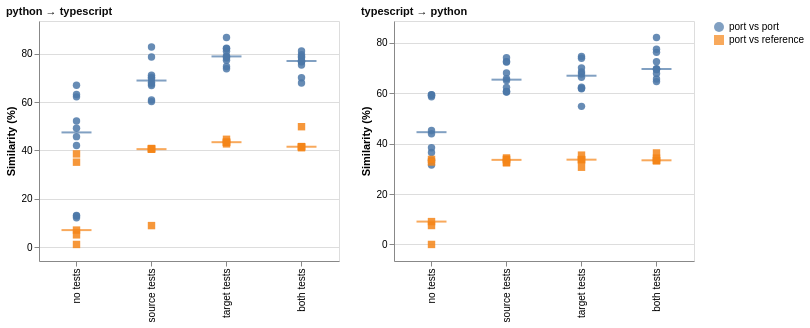

Specify this chart in Vega-Lite:
### Vega-Lite specification from a JSON file in a GitHub repository (floating-point values rounded to 4 significant figures)
{"config": {"view": {"continuousWidth": 300, "continuousHeight": 300}}, "concat": [{"layer": [{"mark": {"type": "tick", "color": "#0b0b0b", "opacity": 0.7, "size": 30, "thickness": 2}, "encoding": {"color": {"field": "series", "title": null, "type": "nominal"}, "x": {"field": "condition", "sort": ["no tests", "source tests", "target tests", "both tests"], "title": null, "type": "nominal"}, "y": {"aggregate": "median", "field": "value", "scale": {"domain": [-5.642, 93.47], "nice": false}, "title": "Similarity (%)", "type": "quantitative"}}}, {"mark": {"type": "point", "filled": true, "opacity": 0.85, "size": 55}, "encoding": {"color": {"field": "series", "title": null, "type": "nominal"}, "shape": {"field": "series", "title": null, "type": "nominal"}, "x": {"field": "condition", "sort": ["no tests", "source tests", "target tests", "both tests"], "title": null, "type": "nominal"}, "y": {"field": "value", "scale": {"domain": [-5.642, 93.47], "nice": false}, "title": "Similarity (%)", "type": "quantitative"}}}], "data": {"name": "data-e6aa3f49f2db3a94f8f39fda8d3e4c68"}, "height": 240, "title": {"text": "python → typescript", "anchor": "start", "color": "#0b0b0b", "fontSize": 11}, "width": 300}, {"layer": [{"mark": {"type": "tick", "color": "#0b0b0b", "opacity": 0.7, "size": 30, "thickness": 2}, "encoding": {"color": {"field": "series", "title": null, "type": "nominal"}, "x": {"field": "condition", "sort": ["no tests", "source tests", "target tests", "both tests"], "title": null, "type": "nominal"}, "y": {"aggregate": "median", "field": "value", "scale": {"domain": [-6.564, 88.61], "nice": false}, "title": "Similarity (%)", "type": "quantitative"}}}, {"mark": {"type": "point", "filled": true, "opacity": 0.85, "size": 55}, "encoding": {"color": {"field": "series", "title": null, "type": "nominal"}, "shape": {"field": "series", "title": null, "type": "nominal"}, "x": {"field": "condition", "sort": ["no tests", "source tests", "target tests", "both tests"], "title": null, "type": "nominal"}, "y": {"field": "value", "scale": {"domain": [-6.564, 88.61], "nice": false}, "title": "Similarity (%)", "type": "quantitative"}}}], "data": {"name": "data-dc1d9f8333eda7fd932d26824e03eafc"}, "height": 240, "title": {"text": "typescript → python", "anchor": "start", "color": "#0b0b0b", "fontSize": 11}, "width": 300}], "columns": 2, "$schema": "https://vega.github.io/schema/vega-lite/v6.4.1.json", "datasets": {"data-e6aa3f49f2db3a94f8f39fda8d3e4c68": [{"condition": "no tests", "series": "port vs port", "value": 62.14}, {"condition": "no tests", "series": "port vs port", "value": 52.15}, {"condition": "no tests", "series": "port vs port", "value": 13.18}, {"condition": "no tests", "series": "port vs port", "value": 66.95}, {"condition": "no tests", "series": "port vs port", "value": 42.03}, {"condition": "no tests", "series": "port vs port", "value": 12.18}, {"condition": "no tests", "series": "port vs port", "value": 63.1}, {"condition": "no tests", "series": "port vs port", "value": 49.2}, {"condition": "no tests", "series": "port vs port", "value": 45.72}, {"condition": "no tests", "series": "port vs port", "value": 12.95}, {"condition": "source tests", "series": "port vs port", "value": 69.61}, {"condition": "source tests", "series": "port vs port", "value": 82.77}, {"condition": "source tests", "series": "port vs port", "value": 67.42}, {"condition": "source tests", "series": "port vs port", "value": 66.8}, {"condition": "source tests", "series": "port vs port", "value": 70.28}, {"condition": "source tests", "series": "port vs port", "value": 60.83}, {"condition": "source tests", "series": "port vs port", "value": 78.57}, {"condition": "source tests", "series": "port vs port", "value": 71.06}, {"condition": "source tests", "series": "port vs port", "value": 68.15}, {"condition": "source tests", "series": "port vs port", "value": 60.18}, {"condition": "target tests", "series": "port vs port", "value": 82.23}, {"condition": "target tests", "series": "port vs port", "value": 79.03}, {"condition": "target tests", "series": "port vs port", "value": 73.78}, {"condition": "target tests", "series": "port vs port", "value": 82.01}, {"condition": "target tests", "series": "port vs port", "value": 86.63}, {"condition": "target tests", "series": "port vs port", "value": 78.66}, {"condition": "target tests", "series": "port vs port", "value": 80.96}, {"condition": "target tests", "series": "port vs port", "value": 77.27}, {"condition": "target tests", "series": "port vs port", "value": 78.22}, {"condition": "target tests", "series": "port vs port", "value": 74.71}, {"condition": "both tests", "series": "port vs port", "value": 76.69}, {"condition": "both tests", "series": "port vs port", "value": 67.85}, {"condition": "both tests", "series": "port vs port", "value": 76.66}, {"condition": "both tests", "series": "port vs port", "value": 81.05}, {"condition": "both tests", "series": "port vs port", "value": 78.42}, {"condition": "both tests", "series": "port vs port", "value": 75.31}, {"condition": "both tests", "series": "port vs port", "value": 78.78}, {"condition": "both tests", "series": "port vs port", "value": 70.06}, {"condition": "both tests", "series": "port vs port", "value": 77.19}, {"condition": "both tests", "series": "port vs port", "value": 79.58}, {"condition": "no tests", "series": "port vs reference", "value": 7.121}, {"condition": "no tests", "series": "port vs reference", "value": 35.17}, {"condition": "no tests", "series": "port vs reference", "value": 5.162}, {"condition": "no tests", "series": "port vs reference", "value": 1.193}, {"condition": "no tests", "series": "port vs reference", "value": 38.58}, {"condition": "source tests", "series": "port vs reference", "value": 40.56}, {"condition": "source tests", "series": "port vs reference", "value": 40.73}, {"condition": "source tests", "series": "port vs reference", "value": 40.54}, {"condition": "source tests", "series": "port vs reference", "value": 8.981}, {"condition": "source tests", "series": "port vs reference", "value": 40.82}, {"condition": "target tests", "series": "port vs reference", "value": 43.44}, {"condition": "target tests", "series": "port vs reference", "value": 44.62}, {"condition": "target tests", "series": "port vs reference", "value": 43.31}, {"condition": "target tests", "series": "port vs reference", "value": 42.73}, {"condition": "target tests", "series": "port vs reference", "value": 43.42}, {"condition": "both tests", "series": "port vs reference", "value": 41.13}, {"condition": "both tests", "series": "port vs reference", "value": 41.5}, {"condition": "both tests", "series": "port vs reference", "value": 49.82}, {"condition": "both tests", "series": "port vs reference", "value": 41.61}, {"condition": "both tests", "series": "port vs reference", "value": 41.55}], "data-dc1d9f8333eda7fd932d26824e03eafc": [{"condition": "no tests", "series": "port vs port", "value": 43.88}, {"condition": "no tests", "series": "port vs port", "value": 58.6}, {"condition": "no tests", "series": "port vs port", "value": 45.17}, {"condition": "no tests", "series": "port vs port", "value": 36.5}, {"condition": "no tests", "series": "port vs port", "value": 31.54}, {"condition": "no tests", "series": "port vs port", "value": 59.3}, {"condition": "no tests", "series": "port vs port", "value": 59.21}, {"condition": "no tests", "series": "port vs port", "value": 33.42}, {"condition": "no tests", "series": "port vs port", "value": 38.36}, {"condition": "no tests", "series": "port vs port", "value": 59.36}, {"condition": "source tests", "series": "port vs port", "value": 74.03}, {"condition": "source tests", "series": "port vs port", "value": 65.71}, {"condition": "source tests", "series": "port vs port", "value": 72.36}, {"condition": "source tests", "series": "port vs port", "value": 68.03}, {"condition": "source tests", "series": "port vs port", "value": 64.99}, {"condition": "source tests", "series": "port vs port", "value": 72.5}, {"condition": "source tests", "series": "port vs port", "value": 60.55}, {"condition": "source tests", "series": "port vs port", "value": 62.3}, {"condition": "source tests", "series": "port vs port", "value": 60.65}, {"condition": "source tests", "series": "port vs port", "value": 60.48}, {"condition": "target tests", "series": "port vs port", "value": 68.43}, {"condition": "target tests", "series": "port vs port", "value": 61.74}, {"condition": "target tests", "series": "port vs port", "value": 67.56}, {"condition": "target tests", "series": "port vs port", "value": 54.76}, {"condition": "target tests", "series": "port vs port", "value": 74.57}, {"condition": "target tests", "series": "port vs port", "value": 73.82}, {"condition": "target tests", "series": "port vs port", "value": 61.95}, {"condition": "target tests", "series": "port vs port", "value": 70.03}, {"condition": "target tests", "series": "port vs port", "value": 66.27}, {"condition": "target tests", "series": "port vs port", "value": 62.38}, {"condition": "both tests", "series": "port vs port", "value": 69.48}, {"condition": "both tests", "series": "port vs port", "value": 76.18}, {"condition": "both tests", "series": "port vs port", "value": 82.05}, {"condition": "both tests", "series": "port vs port", "value": 67.78}, {"condition": "both tests", "series": "port vs port", "value": 72.47}, {"condition": "both tests", "series": "port vs port", "value": 69.35}, {"condition": "both tests", "series": "port vs port", "value": 64.58}, {"condition": "both tests", "series": "port vs port", "value": 77.38}, {"condition": "both tests", "series": "port vs port", "value": 69.68}, {"condition": "both tests", "series": "port vs port", "value": 65.64}, {"condition": "no tests", "series": "port vs reference", "value": 33.72}, {"condition": "no tests", "series": "port vs reference", "value": 7.509}, {"condition": "no tests", "series": "port vs reference", "value": 32.69}, {"condition": "no tests", "series": "port vs reference", "value": 0.0}, {"condition": "no tests", "series": "port vs reference", "value": 9.066}, {"condition": "source tests", "series": "port vs reference", "value": 34.3}, {"condition": "source tests", "series": "port vs reference", "value": 33.8}, {"condition": "source tests", "series": "port vs reference", "value": 32.35}, {"condition": "source tests", "series": "port vs reference", "value": 32.58}, {"condition": "source tests", "series": "port vs reference", "value": 33.54}, {"condition": "target tests", "series": "port vs reference", "value": 35.42}, {"condition": "target tests", "series": "port vs reference", "value": 33.62}, {"condition": "target tests", "series": "port vs reference", "value": 33.68}, {"condition": "target tests", "series": "port vs reference", "value": 33.43}, {"condition": "target tests", "series": "port vs reference", "value": 30.62}, {"condition": "both tests", "series": "port vs reference", "value": 34.25}, {"condition": "both tests", "series": "port vs reference", "value": 33.37}, {"condition": "both tests", "series": "port vs reference", "value": 33.22}, {"condition": "both tests", "series": "port vs reference", "value": 33.2}, {"condition": "both tests", "series": "port vs reference", "value": 36.28}]}}
